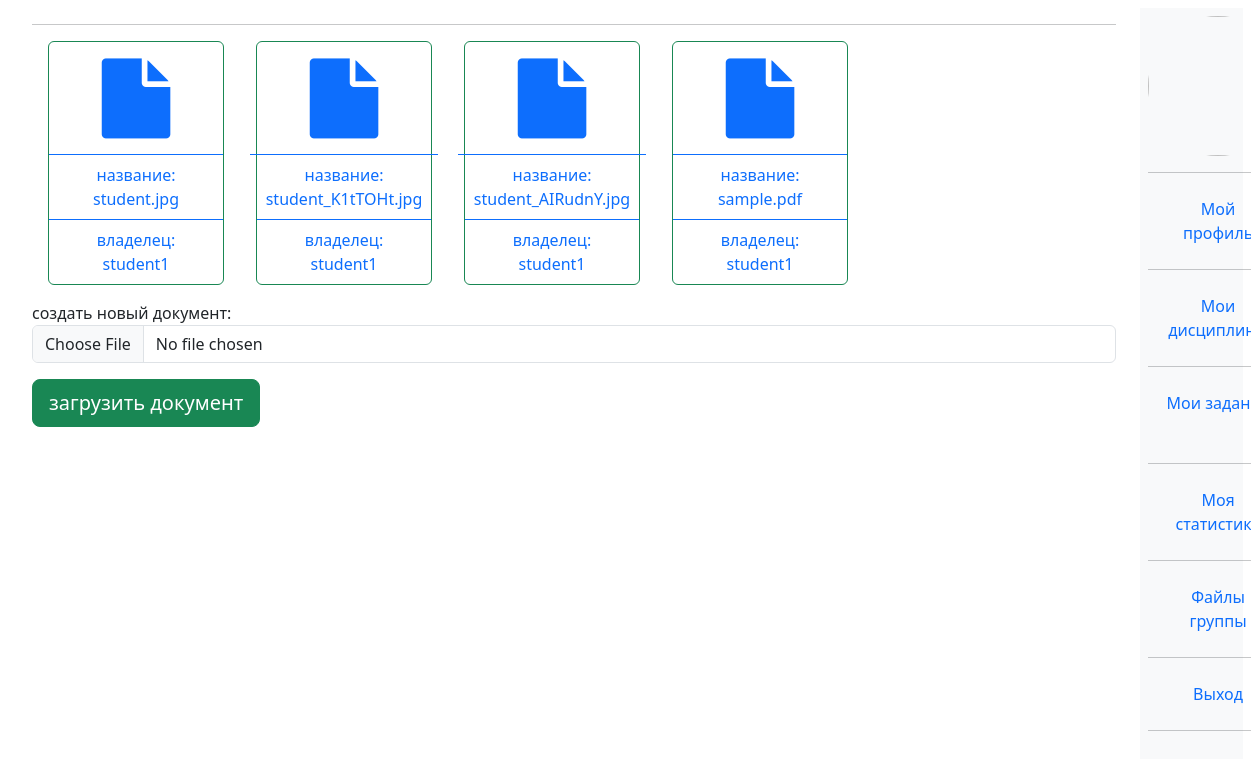
The app's page /student/group_files/subject/1 (signed in), older data.
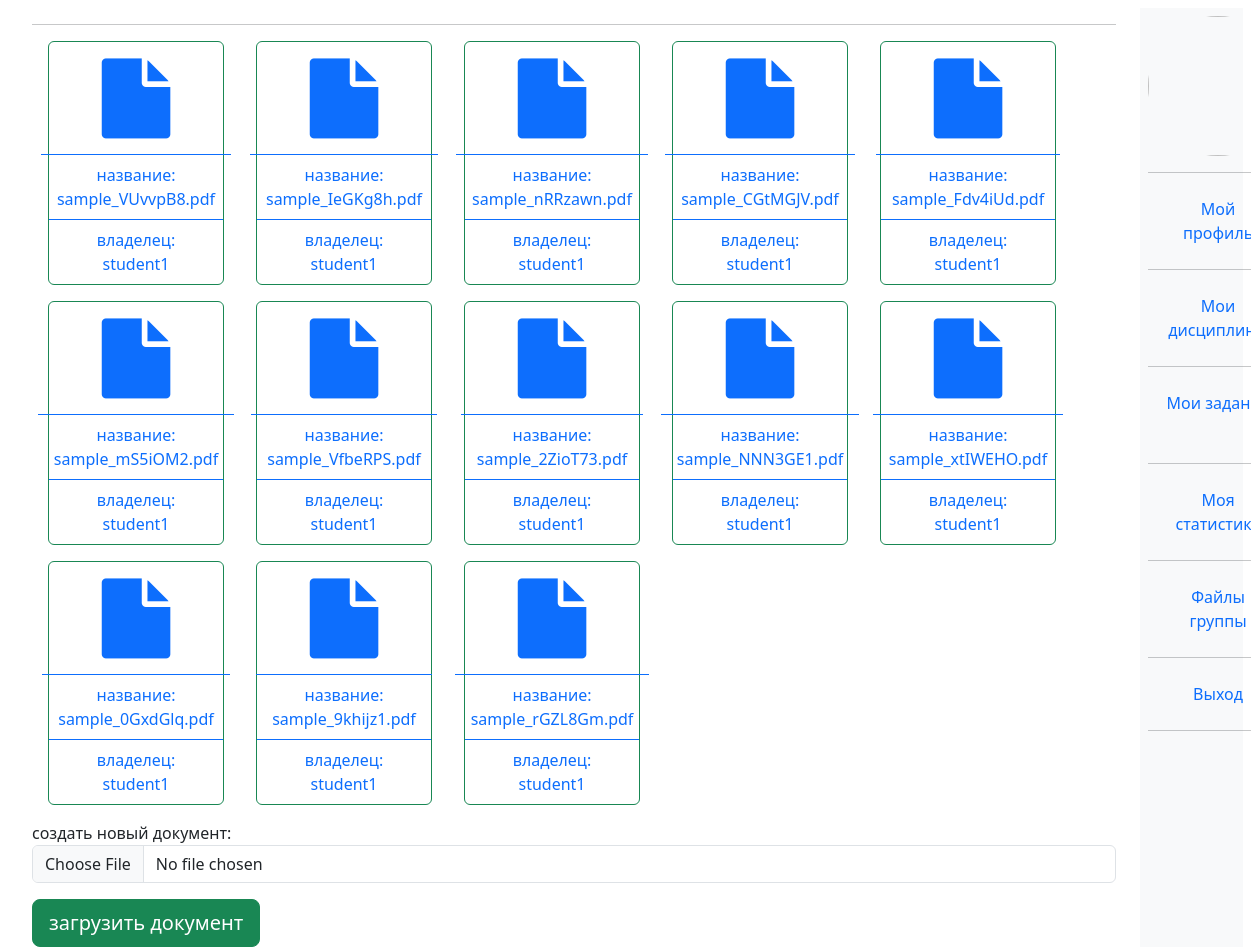
The same page, newer data.
### univ_app/models.py (models this page shows, shortened)
class Document(models.Model):
    title = models.CharField(max_length=200, default = '', blank = True)
    subject = models.ForeignKey("Subject", blank = True, null = True, on_delete = models.SET_NULL)
    student = models.ForeignKey("Student", blank = True, null = True, on_delete = models.SET_NULL)
    doc = models.FileField(upload_to = "uploads/documents/", null = True)
    @property
    def filename(self):
        return os.path.basename(self.doc.name)

class Student(models.Model):
    user = models.OneToOneField(User, null=True, blank=True, on_delete=models.CASCADE)
    st_group = models.ForeignKey("StGroup", blank = True, null = True, on_delete = models.SET_NULL)
    profile_picture = models.ImageField(upload_to = "uploads/profile_pictures/%Y/", default = "student.jpg", null = True)
    def __str__(self):
        return self.user.username

### univ_app/decorators.py (the view)
        def wrapper(request, *args, **kwargs):
            group = None
            if request.user.groups.exists():
                group = request.user.groups.all()[0].name
            if group in allowed_groups:
                return view_func(request, *args, **kwargs)
            else:
                return HttpResponse("У вас нет прав доступа к этой странице")

### univ_app/forms.py
class DocumentForm(forms.ModelForm):
    class Meta:
        model = Document
        fields = ['doc']
        labels = {
            'doc': "создать новый документ",
        }
    def __init__(self, *args, **kwargs):
        super(DocumentForm, self).__init__(*args, **kwargs)
        for name, field in self.fields.items():
            field.widget.attrs.update({'class': 'form-control'})

### univ_app/context_processors.py (called while the page is built)
def get_profile_picture_form(request):
    picture_form = PictureForm
    return {"picture_form": picture_form}

### univ_app/templatetags/user_tags.py (called while the page is built)
@register.filter(name='has_group')
def has_group(user, group_name):
    return user.groups.filter(name=group_name).exists()

### univ_app/views.py (called while the page is built, shortened)
@allowed_users(allowed_groups = ["student"])
def s_group_files_subject(request,subject_id):
    student = request.user.student
    subject = Subject.objects.get(id = subject_id)
    docs = subject.document_set.all()
    form = DocumentForm()
    ctx = {
        "docs":docs,
        "subject" : subject,
        "form":form,
    }
    return render(request, "student_views/s_group_files_subject.html", ctx)

### templates/student_views/s_group_files_subject.html (shortened to what this page needs)
{%extends "base.html"%}
{% block s_group_files_subject %}
<div class = "container-fluid">
  <hr>
  <div class="d-flex flex-wrap ">
    {%for doc in docs%}
    <div class="card border-success align-items-center text-center mb-3 mx-3" style="max-width: 11rem;">
      <div class="card-body text-primary">
        <p class="card-text"><a class="mb-1" href = {{doc.doc.url}}> <i class="fa fa-file fa-5x"></i> </a></p>
      </div>
      <div class=" text-primary card-footer bg-transparent border-primary">название: {{doc.filename|slice:":20"}}</div>
      <div class=" text-primary card-footer bg-transparent border-primary">владелец: {{doc.student|slice:":20"}}</div>
    </div>
    {%endfor%}
  </div>
  <form class="form-group" action="{% url 's_group_files_subject' subject.id   %}" method="post" enctype="multipart/form-data">
    {{form.as_p}}
    <button class = "btn btn-success btn-lg" type="submit" name="button"> загрузить документ </button>
  </form>
</div>
{% endblock %}

Row changes from the older to the newer data that the page shows:
removed Document: filename "student.jpg", student "student1"
removed Document: filename "student_K1tTOHt.jpg", student "student1"
removed Document: filename "student_AIRudnY.jpg", student "student1"
removed Document: filename "sample.pdf", student "student1"
added Document: filename "sample_VUvvpB8.pdf", student "student1"
added Document: filename "sample_IeGKg8h.pdf", student "student1"
added Document: filename "sample_nRRzawn.pdf", student "student1"
added Document: filename "sample_CGtMGJV.pdf", student "student1"
added Document: filename "sample_Fdv4iUd.pdf", student "student1"
added Document: filename "sample_mS5iOM2.pdf", student "student1"
added Document: filename "sample_VfbeRPS.pdf", student "student1"
added Document: filename "sample_2ZioT73.pdf", student "student1"
added Document: filename "sample_NNN3GE1.pdf", student "student1"
added Document: filename "sample_xtIWEHO.pdf", student "student1"
added Document: filename "sample_0GxdGlq.pdf", student "student1"
added Document: filename "sample_9khijz1.pdf", student "student1"
added Document: filename "sample_rGZL8Gm.pdf", student "student1"
